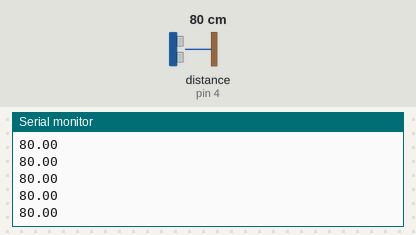
Simulated run of this sketch. Board: Arduino Uno, built with avr-gcc and run on an emulated ATmega328P. Parts: the last lines printed to the serial monitor. Inputs (shaded band) come from the test bench; at power-on: distance to the obstacle (sensor on pin 4) 80 cm.

Above: at 1.2 s.
1.3 s: distance to the obstacle (sensor on pin 4) set to 2 cm
At 1.35 s:
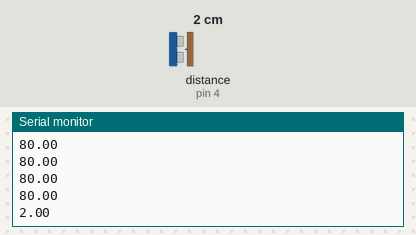
2.8 s: distance to the obstacle (sensor on pin 4) set to 4 cm
At 2.83 s:
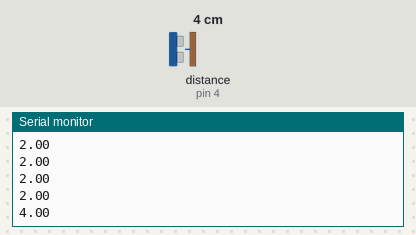
Timing chart, 0 to 5.8 s (numbered marks = the images above; inputs shaded):
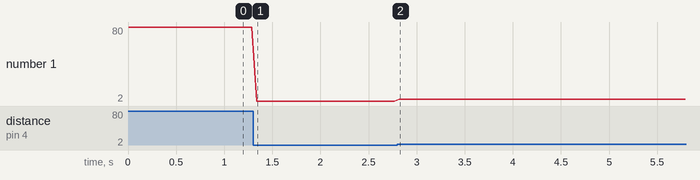

The sketch:

pikabotUltrasonic.ino
```cpp
#include <HCSR04.h>

UltraSonicDistanceSensor distanceSensor(5, 4);

void setup () {
    Serial.begin(9600);
}

void loop () {
  Serial.println(distanceSensor.measureDistanceCm());
  delay(50);
}
```

Measured:
- after the input at 1.3 s, the serial monitor: prints a new line at once (image 1)
- after the input at 2.8 s, the serial monitor: prints a new line at once (image 2)
- plotted number 1: 80 → 2 after the input at 1.3 s, 2 → 4 after the input at 2.8 s
